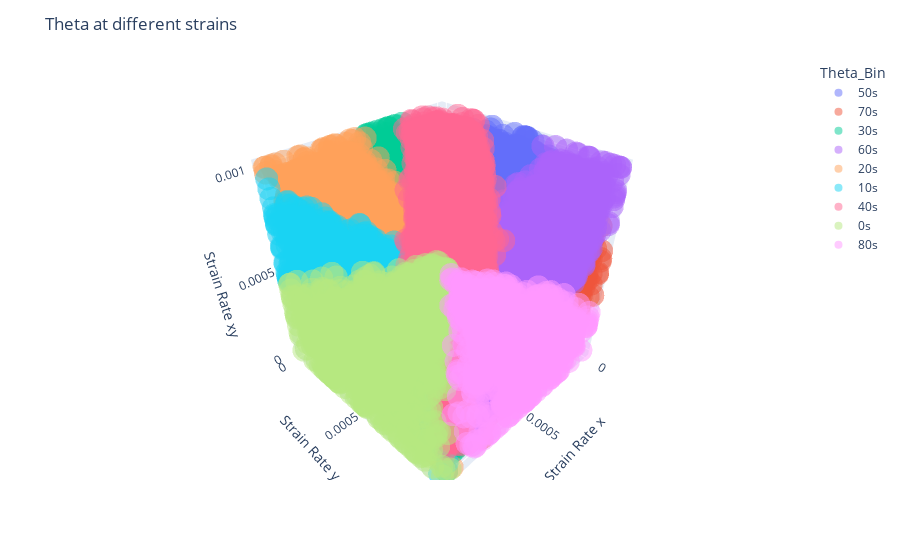

Notebook cell for this chart:
### Code cell
import plotly.express as px

df = df.copy()
df['Theta_Bin'] = pd.cut(df['Theta'], bins=[0, 10, 20, 30, 40, 50, 60, 70, 80, 90], labels=['0s', '10s', '20s', '30s', '40s', '50s', '60s', '70s', '80s'])
df['Ratio_Bin'] = pd.cut(df['Sigma_Ratio'], bins=[0, 0.1, 0.33, 0.67, 1], labels=['very low', 'low', 'mid', 'high'])

# fig = px.scatter_3d(df, 
#                     x='Strain Rate x', y='Strain Rate y', z='Strain Rate xy',
#                     color='Theta', symbol='Ratio_Bin',
#                     size_max=3, opacity=0.5, color_continuous_scale='Rainbow')
fig = px.scatter_3d(df, 
                    x='Strain Rate x', y='Strain Rate y', z='Strain Rate xy',
                    color='Theta_Bin',
                    size_max=3, opacity=0.5, color_continuous_scale='Rainbow')
fig.update_layout(title=f"Theta at different strains", coloraxis_colorbar=dict(x=-0.1))
fig.write_html("interactive_theta.html")
fig.show()

### Figure 1 — Plotly figure (JSON) as saved in the notebook; plotly's stock layout.template omitted (floating-point values rounded to 4 significant figures; data arrays with more than 128 entries replaced by an {"elided": "..."} marker saying what was removed)
{"data": [{"hovertemplate": "Theta_Bin=50s<br>Strain Rate x=%{x}<br>Strain Rate y=%{y}<br>Strain Rate xy=%{z}<extra></extra>", "legendgroup": "50s", "marker": {"color": "#636efa", "opacity": 0.5, "symbol": "circle"}, "mode": "markers", "name": "50s", "scene": "scene", "showlegend": true, "type": "scatter3d", "x": {"elided": "6444 float values"}, "y": {"elided": "6444 float values"}, "z": {"elided": "6444 float values"}}, {"hovertemplate": "Theta_Bin=70s<br>Strain Rate x=%{x}<br>Strain Rate y=%{y}<br>Strain Rate xy=%{z}<extra></extra>", "legendgroup": "70s", "marker": {"color": "#EF553B", "opacity": 0.5, "symbol": "circle"}, "mode": "markers", "name": "70s", "scene": "scene", "showlegend": true, "type": "scatter3d", "x": {"elided": "2258 float values"}, "y": {"elided": "2258 float values"}, "z": {"elided": "2258 float values"}}, {"hovertemplate": "Theta_Bin=30s<br>Strain Rate x=%{x}<br>Strain Rate y=%{y}<br>Strain Rate xy=%{z}<extra></extra>", "legendgroup": "30s", "marker": {"color": "#00cc96", "opacity": 0.5, "symbol": "circle"}, "mode": "markers", "name": "30s", "scene": "scene", "showlegend": true, "type": "scatter3d", "x": {"elided": "6965 float values"}, "y": {"elided": "6965 float values"}, "z": {"elided": "6965 float values"}}, {"hovertemplate": "Theta_Bin=60s<br>Strain Rate x=%{x}<br>Strain Rate y=%{y}<br>Strain Rate xy=%{z}<extra></extra>", "legendgroup": "60s", "marker": {"color": "#ab63fa", "opacity": 0.5, "symbol": "circle"}, "mode": "markers", "name": "60s", "scene": "scene", "showlegend": true, "type": "scatter3d", "x": {"elided": "4476 float values"}, "y": {"elided": "4476 float values"}, "z": {"elided": "4476 float values"}}, {"hovertemplate": "Theta_Bin=20s<br>Strain Rate x=%{x}<br>Strain Rate y=%{y}<br>Strain Rate xy=%{z}<extra></extra>", "legendgroup": "20s", "marker": {"color": "#FFA15A", "opacity": 0.5, "symbol": "circle"}, "mode": "markers", "name": "20s", "scene": "scene", "showlegend": true, "type": "scatter3d", "x": {"elided": "6180 float values"}, "y": {"elided": "6180 float values"}, "z": {"elided": "6180 float values"}}, {"hovertemplate": "Theta_Bin=10s<br>Strain Rate x=%{x}<br>Strain Rate y=%{y}<br>Strain Rate xy=%{z}<extra></extra>", "legendgroup": "10s", "marker": {"color": "#19d3f3", "opacity": 0.5, "symbol": "circle"}, "mode": "markers", "name": "10s", "scene": "scene", "showlegend": true, "type": "scatter3d", "x": {"elided": "4007 float values"}, "y": {"elided": "4007 float values"}, "z": {"elided": "4007 float values"}}, {"hovertemplate": "Theta_Bin=40s<br>Strain Rate x=%{x}<br>Strain Rate y=%{y}<br>Strain Rate xy=%{z}<extra></extra>", "legendgroup": "40s", "marker": {"color": "#FF6692", "opacity": 0.5, "symbol": "circle"}, "mode": "markers", "name": "40s", "scene": "scene", "showlegend": true, "type": "scatter3d", "x": {"elided": "7536 float values"}, "y": {"elided": "7536 float values"}, "z": {"elided": "7536 float values"}}, {"hovertemplate": "Theta_Bin=0s<br>Strain Rate x=%{x}<br>Strain Rate y=%{y}<br>Strain Rate xy=%{z}<extra></extra>", "legendgroup": "0s", "marker": {"color": "#B6E880", "opacity": 0.5, "symbol": "circle"}, "mode": "markers", "name": "0s", "scene": "scene", "showlegend": true, "type": "scatter3d", "x": {"elided": "1980 float values"}, "y": {"elided": "1980 float values"}, "z": {"elided": "1980 float values"}}, {"hovertemplate": "Theta_Bin=80s<br>Strain Rate x=%{x}<br>Strain Rate y=%{y}<br>Strain Rate xy=%{z}<extra></extra>", "legendgroup": "80s", "marker": {"color": "#FF97FF", "opacity": 0.5, "symbol": "circle"}, "mode": "markers", "name": "80s", "scene": "scene", "showlegend": true, "type": "scatter3d", "x": {"elided": "990 float values"}, "y": {"elided": "990 float values"}, "z": {"elided": "990 float values"}}], "layout": {"coloraxis": {"colorbar": {"x": -0.1}}, "legend": {"title": {"text": "Theta_Bin"}, "tracegroupgap": 0}, "margin": {"t": 60}, "scene": {"domain": {"x": [0, 1], "y": [0, 1]}, "xaxis": {"title": {"text": "Strain Rate x"}}, "yaxis": {"title": {"text": "Strain Rate y"}}, "zaxis": {"title": {"text": "Strain Rate xy"}}}, "title": {"text": "Theta at different strains"}}}
